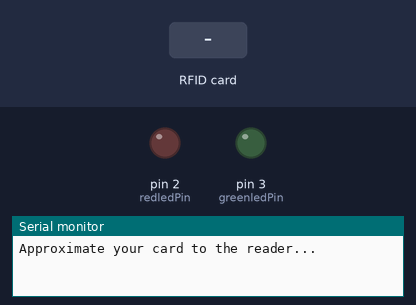
The sketch below on a simulated Arduino Uno, built with avr-gcc and run on an emulated ATmega328P. Shown: output pins drawn as LEDs (lit = HIGH), the last lines printed to the serial monitor. The inputs (shaded band) are chosen by the test bench. Pins used as bus, display or sensor lines are not drawn.

Above: at 1.2 s.
1.3 s: RFID card 00 D7 BC A4 held to the reader
At 2.5 s:
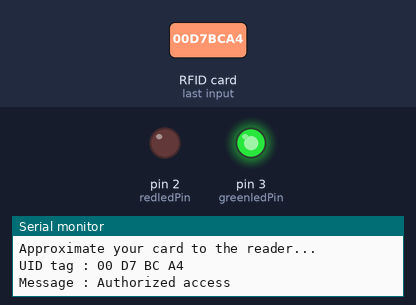
Timing chart, 0 to 12.8 s (numbered marks = the images above; inputs shaded):
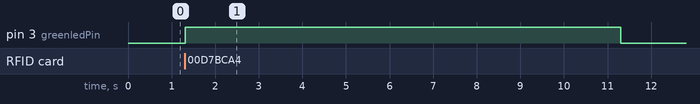

Measured:
- after the input at 1.3 s, pin 3 (greenledPin): LOW → HIGH at once, → LOW 10.0 s later

The sketch:

RFID.ino
```cpp
#include <SPI.h>
#include <MFRC522.h>

#define SS_PIN 10
#define RST_PIN 9
MFRC522 mfrc522(SS_PIN, RST_PIN);   // Create MFRC522 instance.
 int redledPin =2;
 int greenledPin =3;
void setup()
{
  Serial.begin(9600);   // Initiate a serial communication
  SPI.begin();      // Initiate  SPI bus
  mfrc522.PCD_Init();   // Initiate MFRC522
  Serial.println("Approximate your card to the reader...");
  Serial.println();
  pinMode(redledPin, OUTPUT);
  pinMode(greenledPin, OUTPUT);

}
void loop()
{
  // Look for new cards
  if ( ! mfrc522.PICC_IsNewCardPresent())
  {
    return;
  }
  // Select one of the cards
  if ( ! mfrc522.PICC_ReadCardSerial())
  {
    return;
  }
  //Show UID on serial monitor
  Serial.print("UID tag :");
  String content= "";
  byte letter;
  for (byte i = 0; i < mfrc522.uid.size; i++)
  {
     Serial.print(mfrc522.uid.uidByte[i] < 0x10 ? " 0" : " ");
     Serial.print(mfrc522.uid.uidByte[i], HEX);
     content.concat(String(mfrc522.uid.uidByte[i] < 0x10 ? " 0" : " "));
     content.concat(String(mfrc522.uid.uidByte[i], HEX));
  }
  Serial.println();
  Serial.print("Message : ");
  content.toUpperCase();
  if (content.substring(1) == "00 D7 BC A4") //change here the UID of the card/cards that you want to give access
  {
    Serial.println("Authorized access");
    Serial.println();
    digitalWrite(greenledPin,HIGH);
    delay(10000);
    digitalWrite(greenledPin,LOW);
  }

 else   {
    Serial.println(" Access denied");
    digitalWrite(redledPin,HIGH);
    delay(3000);
    digitalWrite(redledPin,LOW);

  }
}
```
